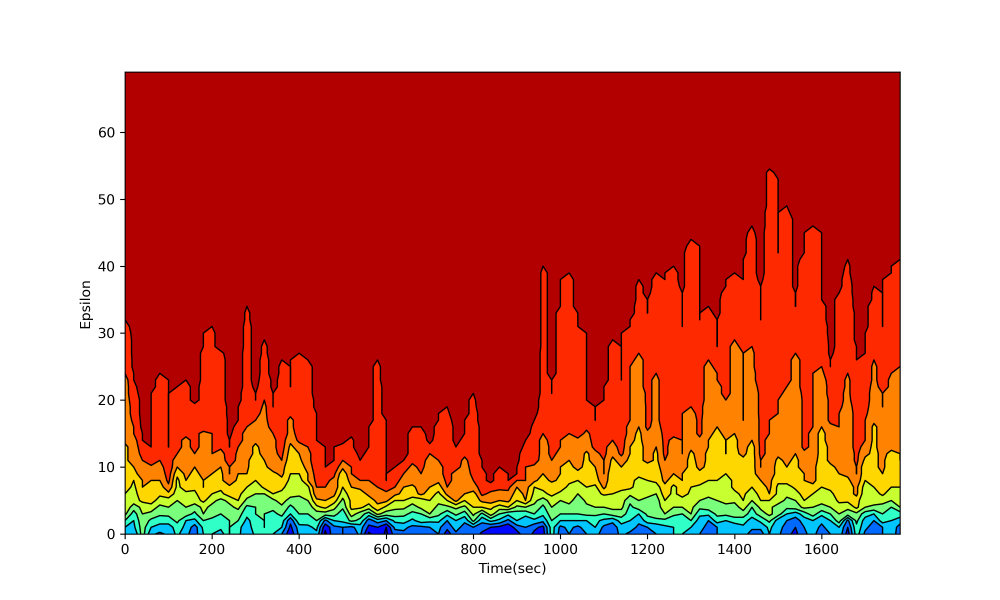
#> input picture results/C0128_crocker_plot.png, 3000 x 1800 px (shown at 1/3 size); its folder holds only this picture in this run
$ python generate_crocker_plots.py ../results out.png
#> lines starting #> are read from the running program, lines starting #| are printed output that depends on the picture
import numpy as np
import pandas as pd
import matplotlib
import matplotlib.pyplot as plt
import cv2
import glob, os
import re
import collections
import gudhi as gd
import matplotlib as mpl
mpl.rcParams['figure.dpi'] = 300
#mpl.rcParams['figure.figsize'] = (10,6)
import networkx as nx
import sys

from PIL import Image
from skimage import data
from skimage.filters import threshold_otsu
from collections import defaultdict
from matplotlib.pyplot import cm
from skimage.filters import threshold_mean, threshold_otsu, threshold_minimum, threshold_local
from tqdm import tqdm
from datetime import datetime
from scipy.stats import gaussian_kde

numbers = re.compile(r'(\d+)')

# Sorting of frames based on their time-stamp.

def numericalSort(value):
    parts = numbers.split(value)
    parts[1::2] = map(int, parts[1::2])
    return parts

# Extracting the approximate location of bees from the raw image.
# This will serve as the point cloud data on which we run TDA
# and generate CROCKER plots.

def desired_objects(bin_img):
    k= 115
    bee_size = 2900
    bee_locations=[]

    num_regions, regions, stats, centroids = cv2.connectedComponentsWithStats(bin_img.astype(np.uint8), connectivity=4)
    sizes = stats[:,-1]

    max_label = []
    min_size = 0
    comp_size = []

    for i in range(1, num_regions):
        if sizes[i] > min_size + 1000 :
            max_label.append(i)
            comp_size.append(sizes[i])

            num_bees = int(np.around(sizes[i]/bee_size))

            x_loc, y_loc = np.where(regions == i)

            for j in range(num_bees):
                i = np.random.randint(x_loc.shape[0])
                bee_locations.append([x_loc[i], y_loc[i]])
        else:
            continue

    bee_locations = np.array(bee_locations)


    return bee_locations


# Run a simplicial complex on every frame and generate a
# Betti_0 CROCKER matrix.

def generate_crocker_matrix(next_img):

    all_comps = []
    all_avg_cluster_size = []
    all_max_cluster_size = []
    broken_frames=0

    G = nx.Graph()

    for i in tqdm(range(len(next_img))):
        arr = Image.open(next_img[i])
#> arr is the input picture: PIL image 3000x1800 RGBA; mean R, G, B, A 211.1, 125.3, 107.7, 255
        data_gray = np.asarray(arr)

        kernel = np.ones((7,7), np.uint8)
        k = 5
        im_blur = cv2.GaussianBlur(src = data_gray, ksize = (k, k), sigmaX = 0)


        thresh_min = threshold_minimum(data_gray)
#> thresh_min = 86
        binary_min = im_blur > thresh_min + 5
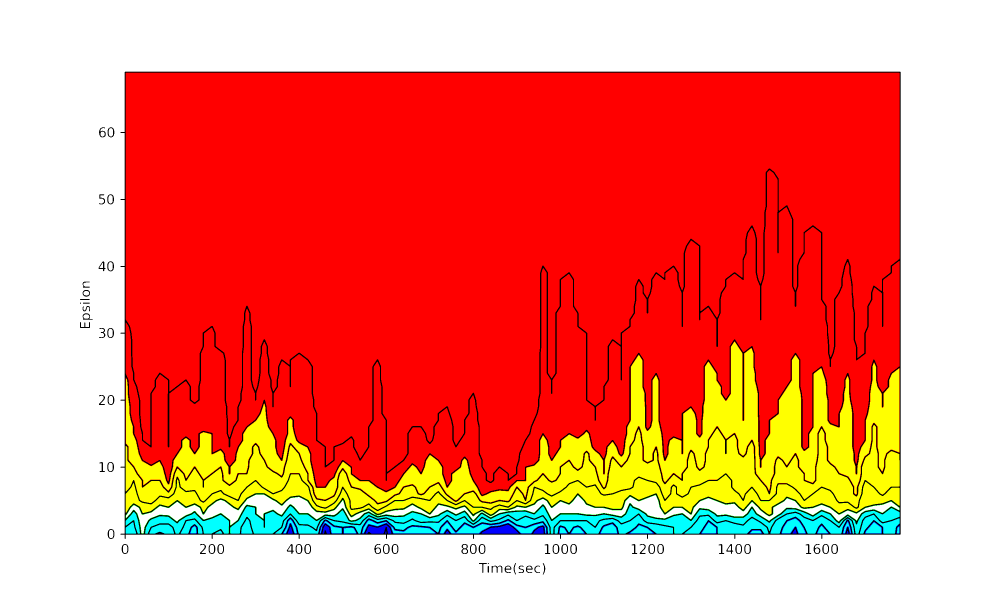
#> binary_min: shape (1800, 3000, 4) bool (shown at 1/3 size); mean R, G, B, A 0.946, 0.504, 0.428, 1
        binary_min_arr = np.array(binary_min, dtype=np.uint8)
        closing = cv2.morphologyEx(binary_min_arr, cv2.MORPH_CLOSE, kernel)
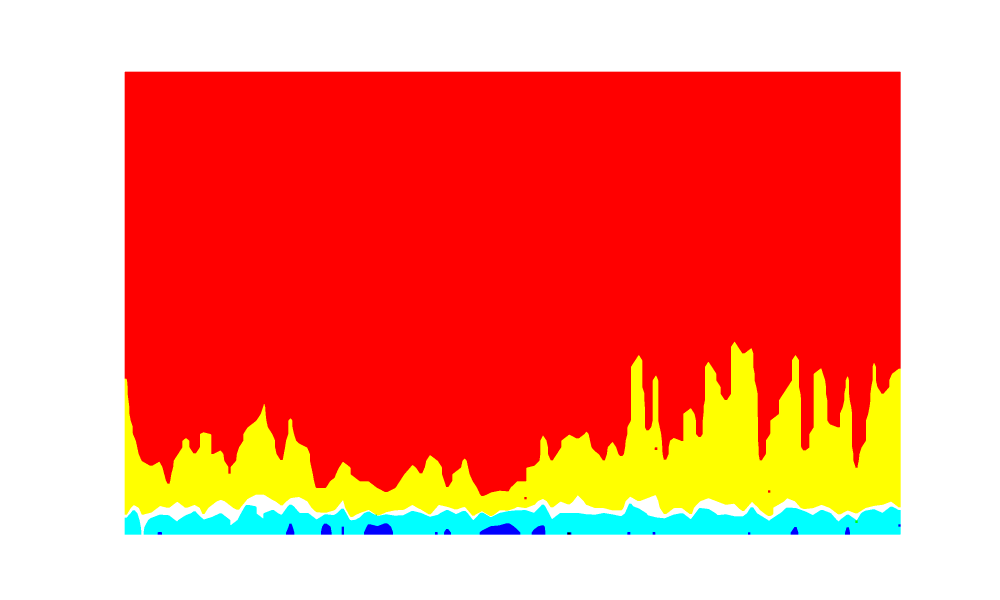
#> closing: shape (1800, 3000, 4) (shown at 1/3 size); mean R, G, B, A 0.973, 0.522, 0.437, 1; drawn with 1 as white
        data = 255 - closing * 255

        point_cloud = desired_objects(data)

        rips_complex = gd.RipsComplex(points=point_cloud).create_simplex_tree(max_dimension=1)
        pers = rips_complex.persistence()
        skeleton = rips_complex.get_skeleton(1)
        components = []
        avg_cluster_size = []
        max_cluster_size = []

        for epsilon in np.arange(0,700,1):

            edges = []
            G = nx.Graph()
            [G.add_node(n) for n in range(len(point_cloud))]

            for s in skeleton:

                nodes, filtration = s
                e = 0

                if filtration <= epsilon and len(nodes) == 2 and e < 60:
                    e = e + 1
                    G.add_edge(nodes[0], nodes[1])
                else:
                    break

            cc = nx.connected_components(G)
            clusters = [len(c) for c in sorted(nx.connected_components(G), key=len, reverse=True)]

            avg_cluster_size.append(np.mean(clusters))
            max_cluster_size.append(np.max(clusters))
            components.append(rips_complex.persistent_betti_numbers(epsilon,epsilon)[0])

        if (np.array(components[0])> 65) or (np.array(components[0]) < 35) :
            print ('Noisy frame #{} -> removed'.format(broken_frames+1))
            broken_frames+=1
            components.pop()

        else:

            all_comps.append(np.array(components))
            all_avg_cluster_size.append(np.array(avg_cluster_size))
            all_max_cluster_size.append(np.array(max_cluster_size))

    #some frames were removed from the set because I have my hand in the setup, etc.
    print ('Total number of removed frames = ', broken_frames)

    return all_comps

def main():

    if len(sys.argv) != 3:
        print("Usage: python generate_crocker_matrix.py <input_frame_dir> <output_prefix>")
        exit(0)

    map_dir = sys.argv[1]
    output_prefix = sys.argv[2]

    next_img = sorted(glob.glob(os.path.join(map_dir,'*.png' )), key=numericalSort)[::]
    summarized_comps = generate_crocker_matrix(next_img)
    np.savetxt('../results/{}_crocker_matrix.txt'.format(output_prefix), summarized_comps, delimiter=',')

    matrix = np.array(summarized_comps)
    matrix = np.array(matrix).astype(float)

    matrix = matrix[::20,::10]
    x,y  = np.meshgrid(20*np.arange(0,matrix.shape[0],1), np.arange(0,matrix.shape[1],1))

    plt.figure(dpi=300, figsize=(10,6))
    levels=10
    plt.contour(x, y, matrix[::1,::1].T,linewidths=1, levels=levels, colors='k')
    hm = plt.contourf(x, y, matrix[::1,::1].T, levels=levels, cmap = plt.cm.jet_r)
    ax = plt.gca()
    ax.set_xlabel('Time(sec)')
    ax.set_ylabel('Epsilon')
    plt.savefig('../results/{}_crocker_plot.png'.format(output_prefix))

if __name__ == '__main__':

#> (the run stopped early here; a loop or call above may not have finished)
